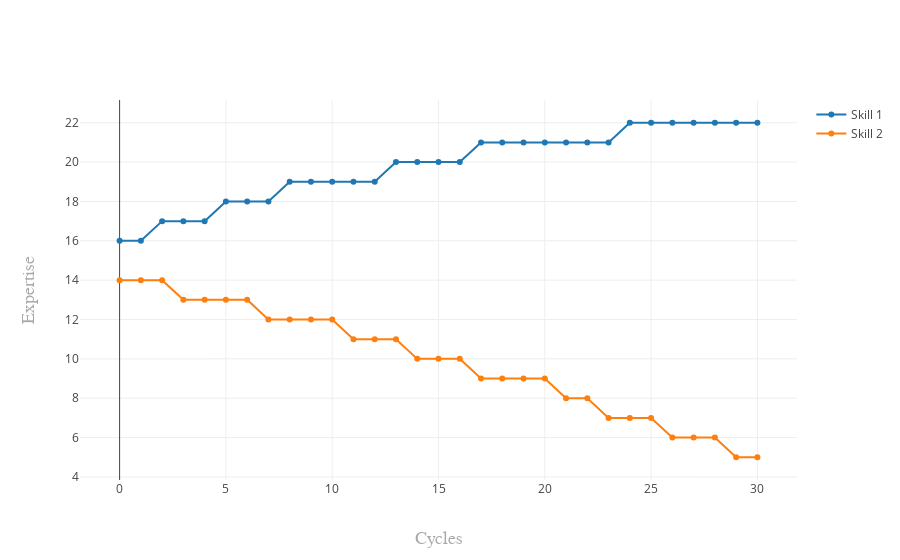

Source (notebook cell):
### Code cell
my_workplace.plot_skills(my_workplace.agents[0])

### Figure 1 — Plotly figure (JSON) as saved in the notebook; plotly's stock layout.template omitted (floating-point values rounded to 4 significant figures)
{"data": [{"mode": "lines+markers", "name": "Skill 1", "type": "scatter", "uid": "e5e58c54-2bf8-4586-baf9-69019dc6f5ae", "x": [0, 1, 2, 3, 4, 5, 6, 7, 8, 9, 10, 11, 12, 13, 14, 15, 16, 17, 18, 19, 20, 21, 22, 23, 24, 25, 26, 27, 28, 29, 30], "y": [16, 16, 17, 17, 17, 18, 18, 18, 19, 19, 19, 19, 19, 20, 20, 20, 20, 21, 21, 21, 21, 21, 21, 21, 22, 22, 22, 22, 22, 22, 22]}, {"mode": "lines+markers", "name": "Skill 2", "type": "scatter", "uid": "80456cbd-e59c-4d5a-9172-4d2aea723e85", "x": [0, 1, 2, 3, 4, 5, 6, 7, 8, 9, 10, 11, 12, 13, 14, 15, 16, 17, 18, 19, 20, 21, 22, 23, 24, 25, 26, 27, 28, 29, 30], "y": [14, 14, 14, 13, 13, 13, 13, 12, 12, 12, 12, 11, 11, 11, 10, 10, 10, 9, 9, 9, 9, 8, 8, 7, 7, 7, 6, 6, 6, 5, 5]}], "layout": {"xaxis": {"title": "Cycles", "titlefont": {"color": "darkgrey", "family": "Arial, sans-serif", "size": 18}}, "yaxis": {"title": "Expertise", "titlefont": {"color": "darkgrey", "family": "Arial, sans-serif", "size": 18}}}}
